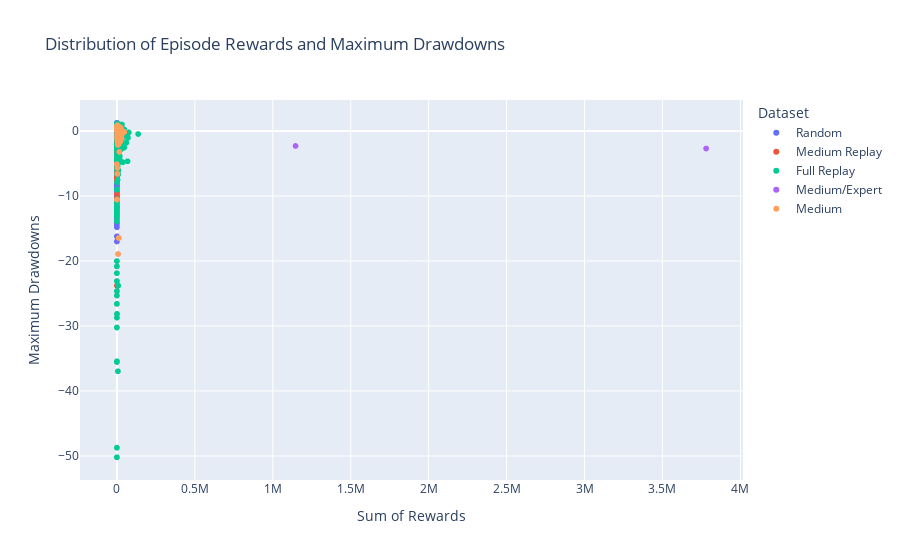

The notebook cell this image was saved under:
### Code cell
def get_rewards_and_drawdown(dataset):
    df = pd.DataFrame({
    'terminals': dataset['terminals'],
    'rewards': dataset['rewards'],
    'drawdowns': dataset['drawdowns']})
    df['episode'] = df['terminals'].cumsum()
    episodes = df.groupby('episode').apply(
        lambda x: pd.Series({'Rewards': x['rewards'].sum(),'Maximum Drawdown': x['drawdowns'].min()}), include_groups=False).reset_index()
    return list(zip(episodes['Rewards'], episodes['Maximum Drawdown']))
    

def get_rewards_and_timesteps(dataset):
    df = pd.DataFrame({
    'terminals': dataset['terminals'],
    'rewards': dataset['rewards']})
    df['episode'] = df['terminals'].cumsum()
    episodes = df.groupby('episode').apply(
        lambda x: pd.Series({'Timesteps': int(len(x)),'Rewards': round(x['rewards'].sum(),0)}), include_groups=False).reset_index()
    return list(zip(episodes['Rewards'], episodes['Timesteps']))


def plot_rewards_and_timesteps(datasets, labels): 
    all_rewards = []
    all_timesteps = []
    all_labels = []
    for dataset, label in zip(datasets, labels):
        rewards, timesteps = zip(*get_rewards_and_timesteps(dataset))
        all_rewards.extend(rewards)
        all_timesteps.extend(timesteps)
        all_labels.extend([label] * len(rewards)) 
    fig = px.scatter(x=all_rewards, y=all_timesteps, color=all_labels,
                     title="Distribution of Episode Rewards and Total Timesteps",
                     labels={'x': 'Sum of Rewards', 'y': 'Total Timesteps', 'color': 'Dataset'})
    fig.show()

def plot_rewards_and_drawdowns(datasets, labels): 
    all_rewards = []
    all_drawdowns = []
    all_labels = []
    for dataset, label in zip(datasets, labels):
        rewards, drawdowns = zip(*get_rewards_and_drawdown(dataset))
        all_rewards.extend(rewards)
        all_drawdowns.extend(drawdowns)
        all_labels.extend([label] * len(rewards)) 
    fig = px.scatter(x=all_rewards, y=all_drawdowns, color=all_labels,
                     title="Distribution of Episode Rewards and Maximum Drawdowns",
                     labels={'x': 'Sum of Rewards', 'y': 'Maximum Drawdowns', 'color': 'Dataset'})
    fig.show()
    
plot_rewards_and_drawdowns([random, medium_replay, full_replay,\
                            medium_expert, medium],
                            ["Random", "Medium Replay", "Full Replay",\
                             "Medium/Expert", "Medium"])

### Figure 1 — Plotly figure (JSON) as saved in the notebook; plotly's stock layout.template omitted (floating-point values rounded to 4 significant figures; data arrays with more than 128 entries replaced by an {"elided": "..."} marker saying what was removed)
{"data": [{"hovertemplate": "Dataset=Random<br>Sum of Rewards=%{x}<br>Maximum Drawdowns=%{y}<extra></extra>", "legendgroup": "Random", "marker": {"color": "#636efa", "symbol": "circle"}, "mode": "markers", "name": "Random", "showlegend": true, "type": "scattergl", "x": {"elided": "48908 float values"}, "xaxis": "x", "y": {"elided": "48908 float values"}, "yaxis": "y"}, {"hovertemplate": "Dataset=Medium Replay<br>Sum of Rewards=%{x}<br>Maximum Drawdowns=%{y}<extra></extra>", "legendgroup": "Medium Replay", "marker": {"color": "#EF553B", "symbol": "circle"}, "mode": "markers", "name": "Medium Replay", "showlegend": true, "type": "scattergl", "x": {"elided": "792 float values"}, "xaxis": "x", "y": {"elided": "792 float values"}, "yaxis": "y"}, {"hovertemplate": "Dataset=Full Replay<br>Sum of Rewards=%{x}<br>Maximum Drawdowns=%{y}<extra></extra>", "legendgroup": "Full Replay", "marker": {"color": "#00cc96", "symbol": "circle"}, "mode": "markers", "name": "Full Replay", "showlegend": true, "type": "scattergl", "x": {"elided": "889 float values"}, "xaxis": "x", "y": {"elided": "889 float values"}, "yaxis": "y"}, {"hovertemplate": "Dataset=Medium/Expert<br>Sum of Rewards=%{x}<br>Maximum Drawdowns=%{y}<extra></extra>", "legendgroup": "Medium/Expert", "marker": {"color": "#ab63fa", "symbol": "circle"}, "mode": "markers", "name": "Medium/Expert", "showlegend": true, "type": "scattergl", "x": {"elided": "515 float values"}, "xaxis": "x", "y": {"elided": "515 float values"}, "yaxis": "y"}, {"hovertemplate": "Dataset=Medium<br>Sum of Rewards=%{x}<br>Maximum Drawdowns=%{y}<extra></extra>", "legendgroup": "Medium", "marker": {"color": "#FFA15A", "symbol": "circle"}, "mode": "markers", "name": "Medium", "showlegend": true, "type": "scattergl", "x": {"elided": "514 float values"}, "xaxis": "x", "y": {"elided": "514 float values"}, "yaxis": "y"}], "layout": {"legend": {"title": {"text": "Dataset"}, "tracegroupgap": 0}, "title": {"text": "Distribution of Episode Rewards and Maximum Drawdowns"}, "xaxis": {"anchor": "y", "domain": [0, 1], "title": {"text": "Sum of Rewards"}}, "yaxis": {"anchor": "x", "domain": [0, 1], "title": {"text": "Maximum Drawdowns"}}}}
